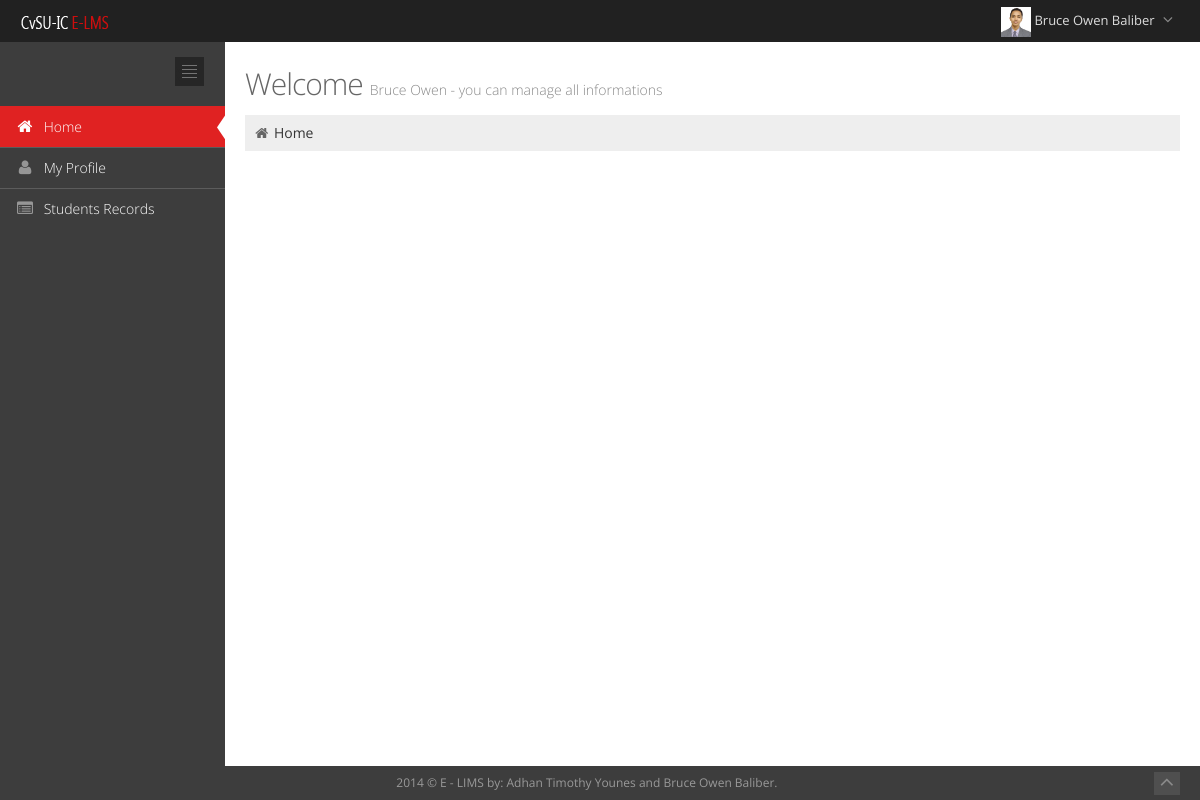
Page /instructors/index.php (signed in) on the committed database.
### tables this page shows
CREATE TABLE IF NOT EXISTS `users` (
  `id` int(10) NOT NULL,
  `fullname` varchar(250) NOT NULL,
  `firstname` varchar(250) NOT NULL,
  `lastname` varchar(250) NOT NULL,
  `email` varchar(250) NOT NULL,
  `username` varchar(200) DEFAULT NULL,
  `password` varchar(200) DEFAULT NULL,
  `level` varchar(200) NOT NULL,
  `status` varchar(250) NOT NULL,
  `mobile` varchar(200) NOT NULL,
  `profilepic` varchar(250) NOT NULL,
  `gender` varchar(250) NOT NULL,
  `address` varchar(250) NOT NULL,
  `verification_code` varchar(250) NOT NULL,
  `logging` varchar(200) NOT NULL
);

### instructors/index.php (the view, shortened to what this page needs)
<?php
$id1=$_SESSION['timkey'];
$query=mysql_query("select * from users where id='$id1' ");
if($num=mysql_num_rows($query)>0)
{
	$row=mysql_fetch_assoc($query);
	$firstname=$row['firstname'];
	$lastname=$row['lastname'];
	$image=$row['profilepic'];
}
else
{
	header("location: ../index.php?Unauthorize_access!");
}
?>
<!DOCTYPE html>
<html lang="en" class="no-js">
<head>
<link href="../template/assets/plugins/font-awesome/css/font-awesome.min.css" rel="stylesheet" type="text/css"/>
<link href="../template/assets/plugins/bootstrap/css/bootstrap.min.css" rel="stylesheet" type="text/css"/>
<link href="../template/assets/plugins/uniform/css/uniform.default.css" rel="stylesheet" type="text/css"/>
<link href="../template/assets/plugins/gritter/css/jquery.gritter.css" rel="stylesheet" type="text/css"/>
<link href="../template/assets/plugins/bootstrap-daterangepicker/daterangepicker-bs3.css" rel="stylesheet" type="text/css"/>
<link href="../template/assets/plugins/fullcalendar/fullcalendar/fullcalendar.css" rel="stylesheet" type="text/css"/>
<link href="../template/assets/plugins/jqvmap/jqvmap/jqvmap.css" rel="stylesheet" type="text/css"/>
<link href="../template/assets/plugins/jquery-easy-pie-chart/jquery.easy-pie-chart.css" rel="stylesheet" type="text/css"/>
<link href="../template/assets/css/style-metronic.css" rel="stylesheet" type="text/css"/>
<link href="../template/assets/css/style.css" rel="stylesheet" type="text/css"/>
<link href="../template/assets/css/style-responsive.css" rel="stylesheet" type="text/css"/>
<link href="../template/assets/css/plugins.css" rel="stylesheet" type="text/css"/>
<link href="../template/assets/css/pages/tasks.css" rel="stylesheet" type="text/css"/>
<link href="../template/assets/css/themes/default.css" rel="stylesheet" type="text/css" id="style_color"/>
<link href="../template/assets/css/print.css" rel="stylesheet" type="text/css" media="print"/>
<link href="../template/assets/css/custom.css" rel="stylesheet" type="text/css"/>
</head>
<body class="page-header-fixed">
<div class="header navbar navbar-fixed-top">
	<div class="header-inner">
		<a class="navbar-brand" href="index.php">
			<img src="../template/assets/img/cvsu_logo_small.png" alt="logo" class="img-responsive"/>
		</a>
		<ul class="nav navbar-nav pull-right">
			<li class="dropdown user">
				<a href="#" class="dropdown-toggle" data-toggle="dropdown" data-hover="dropdown" data-close-others="true">
					<img alt="" class="imgs" src="images/profilepic/<?php echo $image;?>"/>
					<span class="username">
						 <?php echo $firstname." ". $lastname; ?>
					</span>
					<i class="fa fa-angle-down"></i>
				</a>
			</li>
		</ul>
	</div>
</div>
<div class="page-container">
	<div class="page-sidebar-wrapper">
		<div class="page-sidebar navbar-collapse collapse">
			<ul class="page-sidebar-menu" data-auto-scroll="true" data-slide-speed="200">
				<li class="sidebar-toggler-wrapper margin-bottom-20">
					<div class="sidebar-toggler hidden-phone">
					</div>
				</li>
				<li class="start active tooltips" data-container="body" data-placement="right" data-html="true" data-original-title="Manage all informations">
					<a href="index.php">
						<i class="fa fa-home"></i>
						<span class="title">
							Home
						</span>
						<span class="selected">
						</span>
					</a>
				</li>
				<li class="tooltips" data-container="body" data-placement="right" data-html="true" data-original-title="Manage your own account">
					<a href="myprofile.php">
						<i class="fa fa-user"></i>
						<span class="title">
							My Profile
						</span>
					</a>
				</li>
				<li class="tooltips" data-container="body" data-placement="right" data-html="true" data-original-title="View All Student Records">
					<a href="student_records.php">
						<i class="fa fa-list-alt"></i>
						<span class="title">
							Students Records
						</span>
					</a>
					</li>
		</div>
	</div>
	<div class="page-content-wrapper">
		<div class="page-content">
			<div class="row">
				<div class="col-md-12">
					<h3 class="page-title">
					Welcome <small><?php echo$firstname;?>  - you can manage all informations</small>
					</h3>
					<ul class="page-breadcrumb breadcrumb">
						<li>
							<i class="fa fa-home"></i>
							<a href="index.php">
								Home
							</a>
						</li>
					</ul>
				</div>
			</div>
</div>
<div class="footer">
	<div class="footer-inner">
		 2014 &copy; E - LIMS by: Adhan Timothy Younes and Bruce Owen Baliber.
	</div>
	<div class="footer-tools">
		<span class="go-top">
			<i class="fa fa-angle-up"></i>
		</span>
	</div>
</div>
</body>
</html>

### template/assets/css/style-metronic.css (style rules this page uses)
div, input, select, textarea, span, img, table, td, th, p, a, button, ul, code, pre, li { -webkit-border-radius: 0 !important; -moz-border-radius: 0 !important; border-radius: 0 !important; }

### template/assets/css/style-responsive.css (style rules this page uses)
@media (min-width: 992px) { .page-sidebar { width: 225px; float: left; position: relative; margin-right: -100%; } }
@media (min-width: 992px) { .page-sidebar.navbar-collapse { max-height: none !important; } }
@media (min-width: 992px) { .page-content-wrapper { float: left; width: 100%; } }
@media (min-width: 992px) { .page-content { margin-left: 225px; margin-top: 0px; min-height: 600px; padding: 25px 20px 20px 20px; } }
@media (min-width: 992px) { .footer { clear: left; } }

### template/assets/css/themes/default.css (style rules this page uses)
body { background-color: #3d3d3d !important; }
.header { filter: none !important; background-image: none !important; background-color: #212121 !important; }
.header .navbar-nav li.dropdown .dropdown-toggle i { color: #8a8a8a !important; }
.page-sidebar { background-color: #3d3d3d; }
ul.page-sidebar-menu > li > a { border-top: 1px solid #5c5c5c !important; color: #ffffff !important; }
ul.page-sidebar-menu > li:last-child > a { border-bottom: 1px solid transparent !important; }
ul.page-sidebar-menu > li a i { color: #969696; }
ul.page-sidebar-menu > li.active > a { background: #e02222 !important; border-top-color: transparent !important; color: #ffffff; }
ul.page-sidebar-menu > li.active > a i { color: #ffffff; }
.sidebar-toggler { background-image: url(../../img/sidebar-toggler.jpg); background-color: #242424; }
.footer .footer-inner { color: #999999; }
.footer .footer-tools .go-top { background-color: #4f4f4f; }
.footer .footer-tools .go-top i { color: #8a8a8a; }

### template/assets/css/print.css (style rules this page uses)
body { background-color: #fff !important; }
.header { display: none; }
.page-sidebar { display: none; }
.footer { display: none; }
.page-container { margin: 0px !important; padding: 0px !important; }
.page-content { min-height: auto !important; padding: 0px 20px 20px !important; margin: 0 !important; }

### rows in the picture
users: profilepic (picture), firstname "Bruce Owen", lastname "Baliber"
